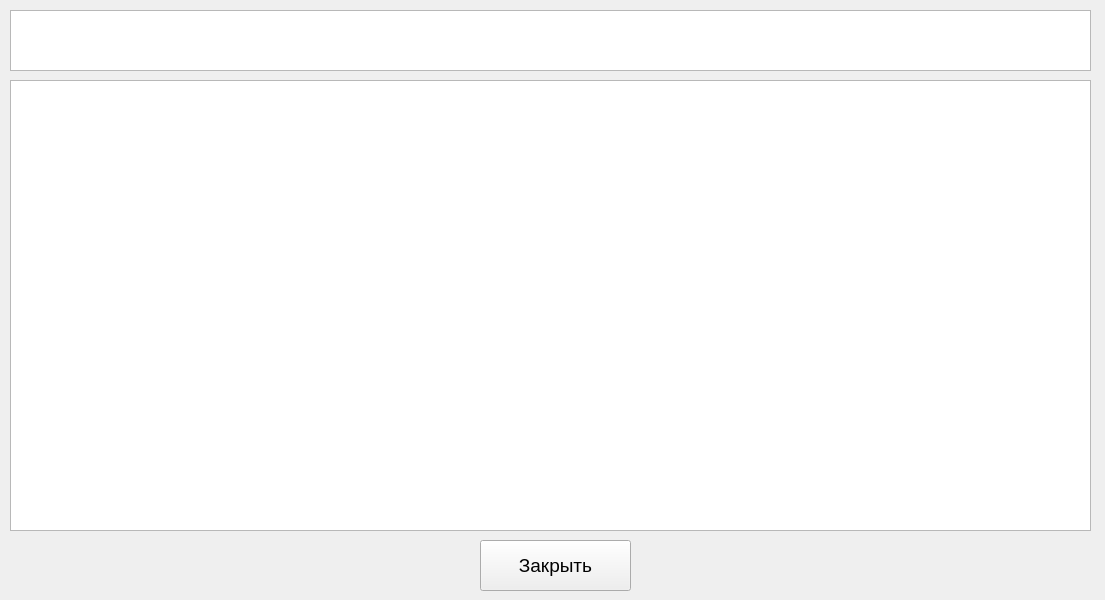
<?xml version="1.0" encoding="UTF-8"?>
<ui version="4.0">
 <class>CardForm</class>
 <widget class="QWidget" name="CardForm">
  <property name="geometry">
   <rect>
    <x>0</x>
    <y>0</y>
    <width>1105</width>
    <height>600</height>
   </rect>
  </property>
  <property name="windowTitle">
   <string>Form</string>
  </property>
  <widget class="QTableView" name="tableView">
   <property name="geometry">
    <rect>
     <x>10</x>
     <y>10</y>
     <width>1081</width>
     <height>61</height>
    </rect>
   </property>
  </widget>
  <widget class="QTableView" name="tableView_2">
   <property name="geometry">
    <rect>
     <x>10</x>
     <y>80</y>
     <width>1081</width>
     <height>451</height>
    </rect>
   </property>
  </widget>
  <widget class="QPushButton" name="pushButton">
   <property name="geometry">
    <rect>
     <x>480</x>
     <y>540</y>
     <width>151</width>
     <height>51</height>
    </rect>
   </property>
   <property name="font">
    <font>
     <pointsize>14</pointsize>
    </font>
   </property>
   <property name="text">
    <string>Закрыть</string>
   </property>
  </widget>
 </widget>
 <resources/>
 <connections/>
</ui>
